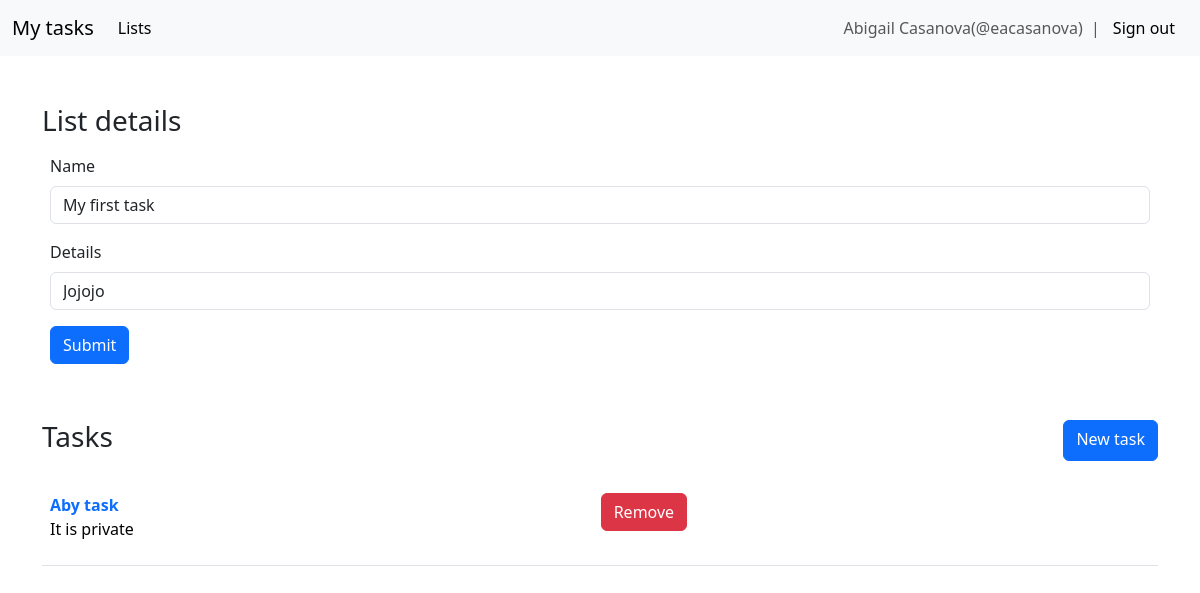
Screenshot of /app/lists/8/retrieve/ (signed in) with the database file from the repository.
### app/models.py (models this page shows)
class User(UserMixin, db.Model):
    id = db.Column(db.Integer, primary_key=True)
    name = db.Column(db.String(50), nullable=False)
    username = db.Column(db.String(50), unique=True, nullable=False)
    password = db.Column(db.String(256), nullable=False)

class List(db.Model):
    id = db.Column(db.Integer, primary_key=True)
    name = db.Column(db.String(50), nullable=False)
    details = db.Column(db.Text)
    user_id = db.Column(db.Integer, db.ForeignKey('user.id'), nullable=False)
    user = db.relationship('User', backref=db.backref('lists', lazy=True, cascade='all, delete-orphan'))

class Task(db.Model):
    id = db.Column(db.Integer, primary_key=True)
    name = db.Column(db.String(50), nullable=False)
    details = db.Column(db.Text)
    is_finished = db.Column(db.Boolean, default=False)
    due_date = db.Column(db.DateTime)
    list_id = db.Column(db.Integer, db.ForeignKey('list.id'), nullable=False)
    list = db.relationship('List', backref=db.backref('tasks', lazy=True, cascade='all, delete-orphan'))

### app/views.py (the view)
@app_routes.route('/lists/<int:list_id>/retrieve/', methods=['GET', 'POST'])
@login_required
def retrieve_list(list_id):
    list = List.query.filter_by(id=list_id, user=current_user).first()
    if not list:
        abort(404)
    list_form = ListForm()
    if list_form.validate_on_submit():
        data = list_form.data
        list.name = data['name']
        list.details = data['details']
        db.session.commit()
        return redirect(url_for('tasks.retrieve_list', list_id=list.id))
    list_form.name.data = list.name
    list_form.details.data = list.details
    context = {
        'current_user': current_user,
        'list': list,
        'list_form': list_form
    }
    return render_template('list_retrieve.html', **context)

### app/forms.py
class ListForm(FlaskForm):
    name = wtforms.StringField('Name', validators=[wtforms.validators.DataRequired()])
    details = wtforms.StringField('Details')
    submit = wtforms.SubmitField('Submit')

### app/__init__.py (called while the page is built)
def register_plugins(flask_app):
    from .plugins import bootstrap, db, login_manager  # noqa
    db.init_app(flask_app)
    with flask_app.app_context():
        db.create_all()
    login_manager.login_view = 'tasks.sign_in'
    login_manager.init_app(flask_app)
    bootstrap.init_app(flask_app)
    @login_manager.user_loader
    def load_user(user_id):
        from .models import User  # noqa
        return User.query.get(int(user_id))

### app/templates/list_retrieve.html (shortened to what this page needs)
{% extends "base.html" %}
{% from 'bootstrap5/form.html' import render_form %}
{% from 'macros.html' import navbar %}
{% block body %}
{% block content %}
{{ navbar(current_user) }}
<div class="container">
    <br><br>
    <h1 class="h1 fs-3">List details</h1>
    <div class="p-2 flex-grow-1">
        {{ render_form(list_form, method='post', action=url_for('tasks.retrieve_list', list_id=list.id)) }}
    </div>
    <br><br>
    <div class="d-flex justify-content-between">
        <h1 class="h1 fs-3">Tasks</h1>
        <a class="btn btn-primary" href="{{ url_for('tasks.create_task', list_id=list.id) }}">New task</a>
    </div>
    <br>
    <table class="table">
        <tbody>
            {% for task in list.tasks %}
            <tr>
                <th>
                    {% if task.is_finished %}
                    <a class="ligther fs-6 text-decoration-line-through" href="{{ url_for('tasks.retrieve_task', list_id=list.id, task_id=task.id) }}">{{ task.name }}</a>
                    {% else %}
                    <a class="ligther fs-6 text-decoration-none" href="{{ url_for('tasks.retrieve_task', list_id=list.id, task_id=task.id) }}">{{ task.name }}</a>
                    {% endif %}
                    <p class="fw-lighter">{{ task.details }}</p>
                </th>
                <td>
                    <form action="{{ url_for('tasks.destroy_task', list_id=list.id, task_id=task.id) }}" method="POST">
                        <button class="btn btn-danger" type="submit">Remove</button>
                    </form>
                </td>
            </tr>
            {% endfor %}
        </tbody>
    </table>
</div>
{% endblock %}
{% endblock %}

### app/templates/macros.html (shortened to what this page needs)
{% macro navbar(current_user) %}
<nav class="navbar navbar-expand-lg navbar-light bg-light">
    <div class="container-fluid">
        <a class="navbar-brand" href="#">My tasks</a>
        <div class="collapse navbar-collapse" id="navbarSupportedContent">
            <ul class="navbar-nav me-auto mb-2 mb-lg-0">
                <li class="nav-item">
                    <a class="nav-link active" aria-current="page" href="{{ url_for('tasks.list_lists') }}">Lists</a>
                </li>
            </ul>
            <form class="d-flex" method="POST" action="{{ url_for('tasks.sign_out') }}">
                <span class="navbar-text">
                    {{ current_user.name }}(@{{current_user.username}}) &nbsp
                </span>
                <span class="navbar-text">
                    |
                </span>
                <button class="btn btn-light" type="submit">Sign out</button>
            </form>
        </div>
    </div>
</nav>
{% endmacro %}

### app/static/css/styles.css (style rules this page uses)
h1 { color: brown; }

### rows the page displays
User: name "Abigail Casanova", username "eacasanova"
List: name "My first task", details "Jojojo"
Task: name "Aby task", details "It is private"
